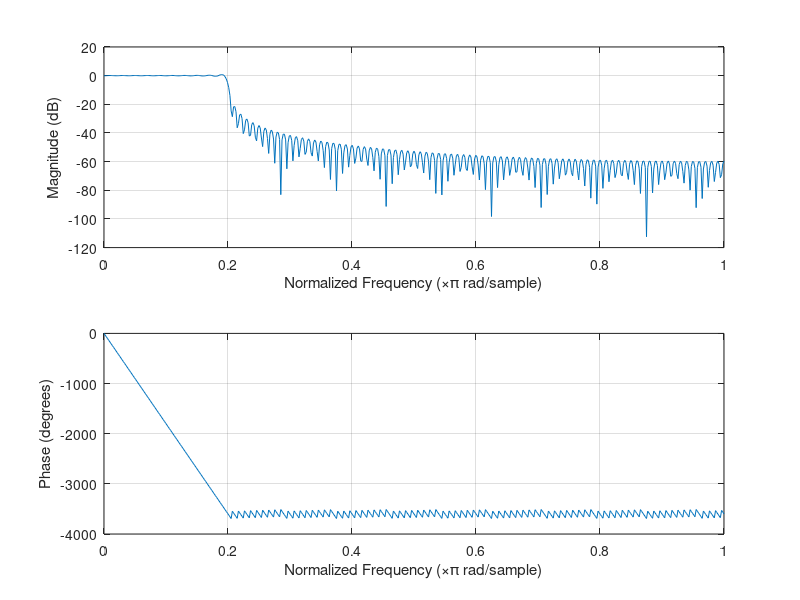
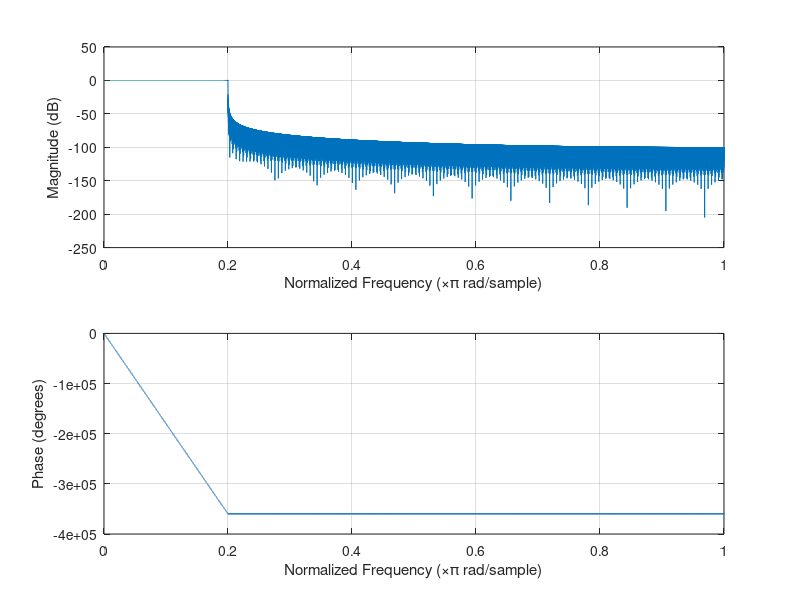
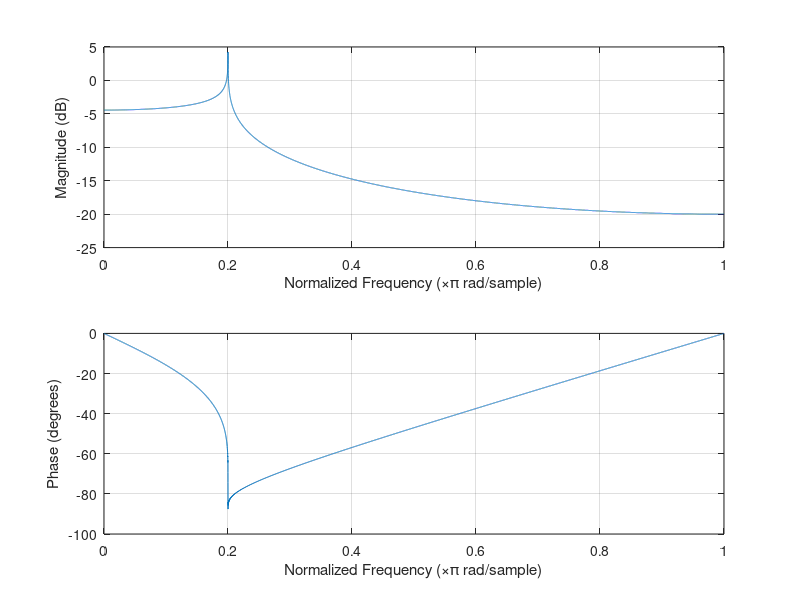

Source code (MATLAB) for these figures, in order:
close all
clear
clc
%figure(1);
%subplot(3,1,1);
n1 = 100;
n2 = 100;
n = -n1:n2;
h = (sin((n*pi)/5))./(n*pi);
h(n1+1) = 0.2;
%stem(n, h);
%xlabel('Period');
%ylabel('Function value');
figure('Name', num2str(n2));
freqz(h);

%figure(1);
%subplot(3,1,2)
n1 = 10000;
n2 = 10000;
n = -n1:n2;
h = (sin((n*pi)/5))./(n*pi);
h(n1+1) = 0.2;
%stem(n, h);
%xlabel('Period');
%ylabel('Function value');
figure('Name', num2str(n2));
freqz(h);

%figure(1);
%subplot(3,1,3)
n1 = 0;
n2 = 10000;
n = -n1:n2;
h = (sin((n*pi)/5))./(n*pi);
h(n1+1) = 0.2;
%stem(n, h);
%xlabel('Period');
%ylabel('Function value');
figure('Name', num2str(n2));
freqz(h);